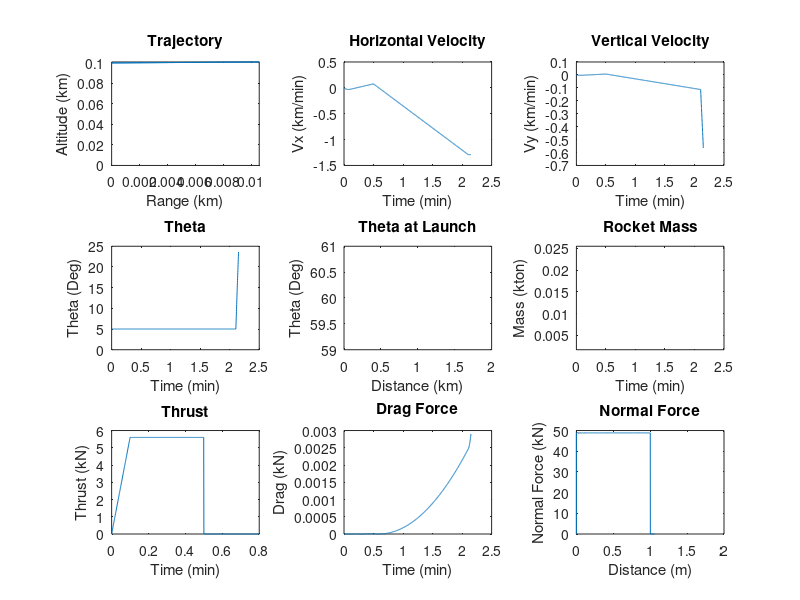

MATLAB code for this plot:
% Description:
% Predicts trajectories based on the given 
% rocket mass, engine thrust, launch parameters, and drag coefficient.

% Variable List:
% Delta = Time step (s)
% t = Time (s)
% Thrust = Thrust (kN)
% Mass = Mass (kton)
% Mass_Rocket_With_Motor = Mass with motor (kton)
% Mass_Rocket_Without_Motor = Mass without motor (kton)
% Theta = Angle (deg)
% C = Drag coefficient
% Rho = Air density (kg/m^3)
% A = Rocket projected area (m^2)
% Gravity = Gravity (m/s^2)
% Launch_Rod_Length = Length of launch rod (m)
% n = Counter
% Fn = Normal force (kN)
% Drag = Drag force (kN)
% Fx = Sum of forces in the horizontal direction (N)
% Fy = Sum of forces in the vertical direction (N)
% Vx = Velocity in the horizontal direction (m/s)
% Vy = Velocity in the vertical direction (m/s)
% Ax = Acceleration in the horizontal direction (m/s^2)
% Ay = Acceleration in the vertical direction (m/s^2)
% x = Horizontal position (m)
% y = Vertical position (m)
% Distance_x = Horizontal distance travelled (m)
% Distance_y = Vertical travelled (m)
% Distance = Total distance travelled (m)
% Memory_Allocation = Maximum number of time steps expected


%----------------------------------------------------Parameters----------------------------------------------------------------------%

clear all;       % Clear command window and workspace
close all;

% Parameters
Delta = 0.001;                  % Time step 
Memory_Allocation = 30000;      % Maximum number of time steps expected

% Preallocate memory for arrays
t = zeros(1, Memory_Allocation);
Thrust = zeros(1, Memory_Allocation);
Mass = zeros(1, Memory_Allocation);
Theta = zeros(1, Memory_Allocation);
Fn = zeros(1, Memory_Allocation);
Drag = zeros(1, Memory_Allocation);
Fx = zeros(1, Memory_Allocation);
Fy = zeros(1, Memory_Allocation);
Ax = zeros(1, Memory_Allocation);
Ay = zeros(1, Memory_Allocation);
Vx = zeros(1, Memory_Allocation);
Vy = zeros(1, Memory_Allocation);
x = zeros(1, Memory_Allocation);
y = zeros(1, Memory_Allocation);

Distance_x = zeros(1, Memory_Allocation);
Distance_y = zeros(1, Memory_Allocation);
Distance = zeros(1, Memory_Allocation);
%----------------------------------------------------------Constants--------------------------------------------------------------------%

C = input('Enter the value of Drag Coefficient : ');   % Drag coefficient=0.4
Rho = 1.2;                              % Air density (kg/m^3)
A = 4.9*10^-4;                          % Rocket projected area (Km^2)
Gravity = 9.81;                         % Gravity (m/s^2)
Launch_Rod_Length = 1;                  % Length of launch rod (Km)
Mass_Rocket_With_Motor =input('Enter the mass of rocket with motor : ');       % Mass with motor= 0.01546 k ton
Mass_Rocket_Without_Motor = input('Enter the mass of rocket without motor : ');     % Mass without motor=0.0117 k ton

Theta(1) =input('Enter the angle of Projection : ');% Initial angle = 60(deg)
Vx(1) = 0;                      % Initial horizontal speed (km/min)
Vy(1) = 0;                      % Initial vertical speed (km/min)
x(1) = 0;                       % Initial horizontal position (km)
y(1) = 0.1;                     % Initial vertical position (km)
Distance_x(1) = 0;              % Initial horizontal distance travelled (km)
Distance_y(1) = 0;              % Initial vertical distance travelled (km)
Distance(1) = 0;                % Initial  distance travelled (km)
Mass(1) = Mass_Rocket_With_Motor;       % Initial rocket mass (k ton)


%-------------------------------------------------------------------------------------------------------------------------------%
n = 1;                          % Initial time step            

while y(n) > 0                  % Run until rocket hits the ground
    n = n+1;                    % Increment time step
 
    t(n)= (n-1)*Delta;          % Elapsed time                     

   
    if t(n) <= 0.1                              % Launch phase 1
        Thrust(n) = 56*t(n);  
        Mass(n) = Mass_Rocket_With_Motor;
     elseif t(n) > 0.1 && t(n) < 0.5            % Launch phase 2
        Thrust(n) = 5.6;                          
        Mass(n) = Mass_Rocket_With_Motor;
    elseif t(n) >= 0.5 && t(n) < 3.5            % Launch phase 3
        Thrust(n) = 0;
        Mass(n) = Mass_Rocket_With_Motor;
    elseif t(n) >= 3.5                          % Launch phase 4                        
        Thrust(n) = 0;                                         
        Mass(n) = Mass_Rocket_Without_Motor;    % Rocket motor ejects
    end

    
    % Normal force calculations  
    if Distance(n-1) <= Launch_Rod_Length       % Launch rod normal force
        Fn(n) = Mass(n)*Gravity*cosd(Theta(1));
    else
        Fn(n) = 0;                              % No longer on launch rod
    end
    
    % Drag force calculation
    Drag(n)= 0.5*C*Rho*A*(Vx(n-1)^2+Vy(n-1)^2); % Calculate drag force
    
    % forces calculations Horiontal and Vertical 
    Fx(n)= Thrust(n)*cosd(Theta(n-1))-Drag(n)*cosd(Theta(n-1))-Fn(n)*sind(Theta(n-1));
                                   
    Fy(n)= Thrust(n)*sind(Theta(n-1))-(Mass(n)*Gravity)-Drag(n)*sind(Theta(n-1))+Fn(n)*cosd(Theta(n-1));
            
        
    % Acceleration calculations
    Ax(n)= Fx(n)/Mass(n);                       % Net acceleration in x direction 
    Ay(n)= Fy(n)/Mass(n);                       % Net acceleration in y direction
	
    % Velocity calculations
    Vx(n)= Vx(n-1)+Ax(n)*Delta;                 % Velocity in x direction
    Vy(n)= Vy(n-1)+Ay(n)*Delta;                 % Velocity in y direction
	
    % Position calculations
    x(n)= x(n-1)+Vx(n)*Delta;                   % Position in x direction
    y(n)= y(n-1)+Vy(n)*Delta;                   % Position in y direction
    
    % Distance calculations    
    Distance_x(n) = Distance_x(n-1)+abs(Vx(n)*Delta);      % Distance in x 
    Distance_y(n) = Distance_y(n-1)+abs(Vy(n)*Delta);      % Distance in y 
    Distance(n) = (Distance_x(n)^2+Distance_y(n)^2)^(1/2); % Total distance

    % Rocket angle calculation
    Theta(n)= atand(Vy(n)/Vx(n));      % Angle defined by velocity vector
end


%-------------------------------------------------------Plots----------------------------------------------------------------------%
figure('units','normalized','outerposition',[0 0 1 1]) 

% Figure 1
subplot(3,3,1)
plot(x(1:n),y(1:n)); 
xlim([0 inf]);
ylim([0 inf]);
xlabel({'Range (km)'});
ylabel({'Altitude (km)'});
title({'Trajectory'});

% Figure 2
subplot(3,3,2)
plot(t(1:n),Vx(1:n));
xlabel({'Time (min)'});
ylabel({'Vx (km/min)'});
title({'Horizontal Velocity'});

% Figure 3
subplot(3,3,3)
plot(t(1:n),Vy(1:n));
xlabel({'Time (min)'});
ylabel({'Vy (km/min)'});
title({'Vertical Velocity'});

% Figure 4
subplot(3,3,4)
plot(t(1:n),Theta(1:n));
xlabel({'Time (min)'});
ylabel({'Theta (Deg)'});
title({'Theta'});

% Figure 5
subplot(3,3,5)
plot(Distance(1:n),Theta(1:n));
xlim([0 2]);
ylim([59 61]);
xlabel({'Distance (km)'});
ylabel({'Theta (Deg)'});
title({'Theta at Launch'});

% Figure 6
subplot(3,3,6)
plot(t(1:n),Mass(1:n));
ylim([.0017 .02546]);
xlabel({'Time (min)'});
ylabel({'Mass (kton)'});
title({'Rocket Mass'});

% Figure 7
subplot(3,3,7)
plot(t(1:n),Thrust(1:n));
xlim([0 0.8]);
xlabel({'Time (min)'});
ylabel({'Thrust (kN)'});
title({'Thrust'});

% Figure 8
subplot(3,3,8)
plot(t(1:n),Drag(1:n));
xlabel({'Time (min)'});
ylabel({'Drag (kN)'});
title({'Drag Force'});

% Figure 9
subplot(3,3,9)
plot(Distance(1:n),Fn(1:n));
xlim([0 2]);
xlabel({'Distance (m)'});
ylabel({'Normal Force (kN)'});
title({'Normal Force'});
